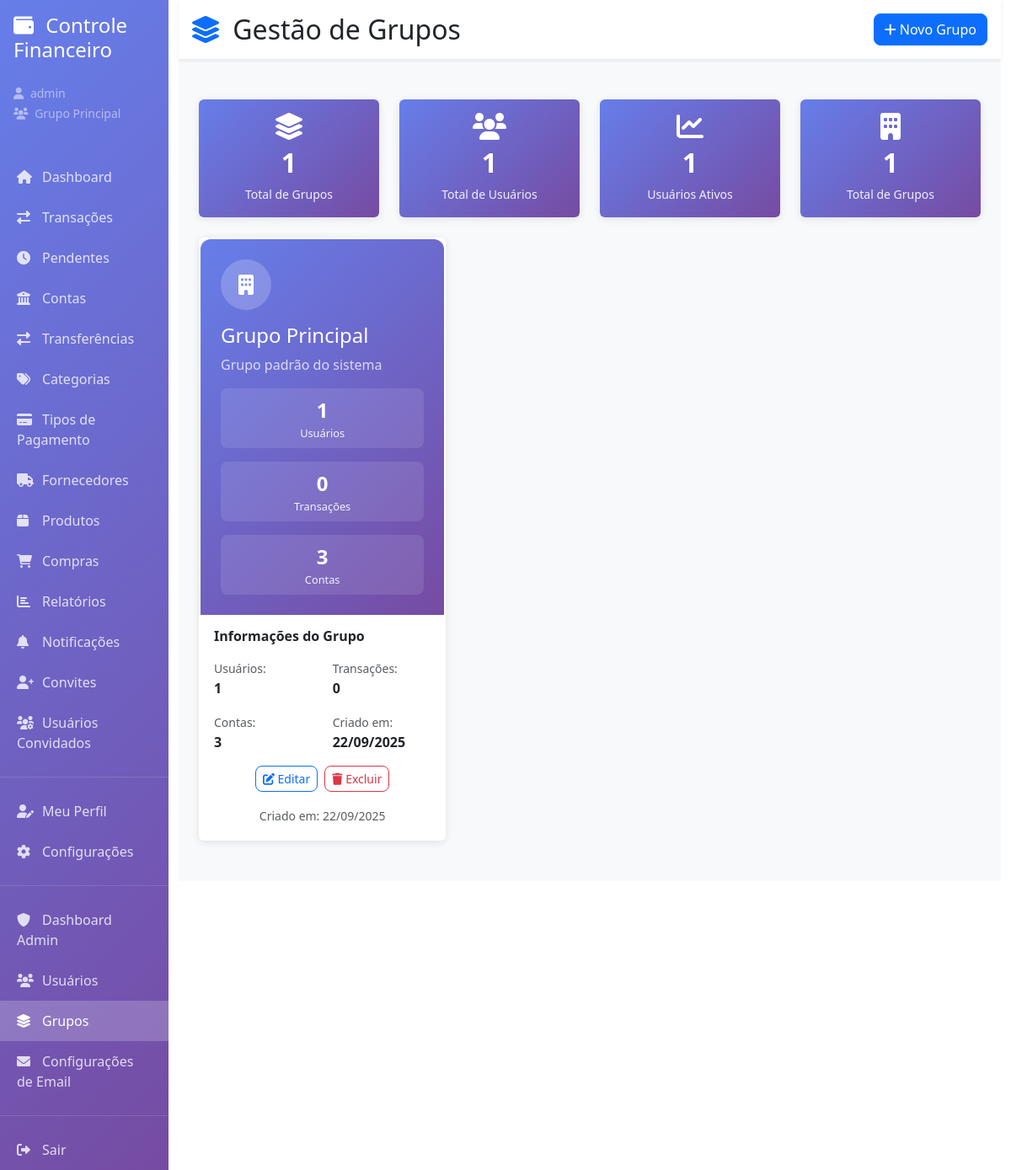
/grupos.php (signed in), run on the app's committed database.
### tables this page shows
CREATE TABLE IF NOT EXISTS grupos (
    id INT AUTO_INCREMENT PRIMARY KEY,
    nome VARCHAR(100) NOT NULL,
    descricao TEXT,
    created_at TIMESTAMP DEFAULT CURRENT_TIMESTAMP,
    updated_at TIMESTAMP DEFAULT CURRENT_TIMESTAMP ON UPDATE CURRENT_TIMESTAMP
);

### config/database.php (called while the page is built, shortened)
<?php
class Database {
    private $primary = [
        'host' => 'localhost',
        'db'   => 'controle-financeiro-cpanel',
        'user' => 'root',
        'pass' => ''
    ];
    private $secondary = [
        'host' => 'localhost',
        'db'   => 'smartvirtuacom_controle-financeiro',
        'user' => 'smartvirtuacom_isaac',
        'pass' => '@#*Ilcn31Thmpv77d6f'
    ];
    public function getConnection() {
        $this->conn = null;
        try {
            $this->conn = new PDO(
                "mysql:host=" . $this->primary['host'] . ";dbname=" . $this->primary['db'],
                $this->primary['user'],
                $this->primary['pass']
            );
            $this->conn->setAttribute(PDO::ATTR_ERRMODE, PDO::ERRMODE_EXCEPTION);
            $this->conn->exec("set names utf8");
        } catch(PDOException $e1) {
            try {
                $this->conn = new PDO(
                    "mysql:host=" . $this->secondary['host'] . ";dbname=" . $this->secondary['db'],
                    $this->secondary['user'],
                    $this->secondary['pass']
                );
                $this->conn->setAttribute(PDO::ATTR_ERRMODE, PDO::ERRMODE_EXCEPTION);
                $this->conn->exec("set names utf8");
                echo "Conectado ao banco alternativo (smartvirtuacom).";
            } catch(PDOException $e2) {
                echo "Erro ao conectar em ambos os bancos: " . $e2->getMessage();
            }
        }
        return $this->conn;
    }
}
?>

### classes/Grupo.php (called while the page is built, shortened)
<?php
require_once 'config/database.php';
class Grupo {
    private $conn;
    private $table_name = "grupos";
    public function __construct($db = null) {
        if ($db === null) {
            $database = new Database();
            $this->conn = $database->getConnection();
        } else {
            $this->conn = $db;
        }
    }
    public function getEstatisticas() {
        $query = "SELECT
                    COUNT(DISTINCT g.id) as total_grupos,
                    COUNT(DISTINCT u.id) as total_usuarios,
                    COUNT(DISTINCT CASE WHEN u.is_active = 1 THEN u.id END) as usuarios_ativos
                  FROM " . $this->table_name . " g
                  LEFT JOIN usuarios u ON g.id = u.grupo_id";
        $stmt = $this->conn->prepare($query);
        $stmt->execute();
        return $stmt->fetch(PDO::FETCH_ASSOC);
    }
    public function getAllWithDetails() {
        $query = "SELECT g.*,
                         COUNT(DISTINCT u.id) as total_usuarios,
                         COUNT(DISTINCT t.id) as total_transacoes,
                         COUNT(DISTINCT c.id) as total_contas
                  FROM " . $this->table_name . " g
                  LEFT JOIN usuarios u ON g.id = u.grupo_id
                  LEFT JOIN transacoes t ON g.id = (SELECT grupo_id FROM usuarios WHERE id = t.usuario_id)
                  LEFT JOIN contas c ON g.id = c.grupo_id
                  GROUP BY g.id
                  ORDER BY g.nome ASC";
        $stmt = $this->conn->prepare($query);
        $stmt->execute();
        return $stmt->fetchAll(PDO::FETCH_ASSOC);
    }
}
?>

### grupos.php (the view, shortened to what this page needs)
<?php
require_once 'config/database.php';
require_once 'classes/Grupo.php';
$database = new Database();
$grupo = new Grupo($database->getConnection());
$grupos = $grupo->getAllWithDetails();
$estatisticas = $grupo->getEstatisticas();
?>
<!DOCTYPE html>
<html lang="pt-BR">
<head>
    <link href="https://cdn.jsdelivr.net/npm/bootstrap@5.3.0/dist/css/bootstrap.min.css" rel="stylesheet">
    <link href="https://cdnjs.cloudflare.com/ajax/libs/font-awesome/6.0.0/css/all.min.css" rel="stylesheet">
    <link href="css/style.css" rel="stylesheet">
</head>
<body>
    <div class="container-fluid">
        <div class="row">
            <?php include 'includes/sidebar.php'; ?>
            <div class="col-md-9 col-lg-10">
                <div class="main-content">
                    <div class="bg-white shadow-sm p-3 mb-4">
                        <div class="d-flex justify-content-between align-items-center">
                            <h2 class="mb-0">
                                <i class="fas fa-layer-group me-2 text-primary"></i>
                                Gestão de Grupos
                            </h2>
                            <button type="button" class="btn btn-primary" data-bs-toggle="modal" data-bs-target="#modalGrupo">
                                <i class="fas fa-plus me-1"></i>Novo Grupo
                            </button>
                        </div>
                    </div>
                    <div class="p-4">
                        <div class="row mb-4">
                            <div class="col-md-3">
                                <div class="card stats-card">
                                    <div class="card-body text-center">
                                        <i class="fas fa-layer-group fa-2x mb-2"></i>
                                        <h4><?= $estatisticas['total_grupos'] ?></h4>
                                        <small>Total de Grupos</small>
                                    </div>
                                </div>
                            </div>
                            <div class="col-md-3">
                                <div class="card stats-card">
                                    <div class="card-body text-center">
                                        <i class="fas fa-users fa-2x mb-2"></i>
                                        <h4><?= $estatisticas['total_usuarios'] ?></h4>
                                        <small>Total de Usuários</small>
                                    </div>
                                </div>
                            </div>
                            <div class="col-md-3">
                                <div class="card stats-card">
                                    <div class="card-body text-center">
                                        <i class="fas fa-chart-line fa-2x mb-2"></i>
                                        <h4><?= $estatisticas['usuarios_ativos'] ?></h4>
                                        <small>Usuários Ativos</small>
                                    </div>
                                </div>
                            </div>
                            <div class="col-md-3">
                                <div class="card stats-card">
                                    <div class="card-body text-center">
                                        <i class="fas fa-building fa-2x mb-2"></i>
                                        <h4><?= $estatisticas['total_grupos'] ?></h4>
                                        <small>Total de Grupos</small>
                                    </div>
                                </div>
                            </div>
                        </div>
                        <div class="row">
                            <?php foreach ($grupos as $grupo_item): ?>
                            <div class="col-md-6 col-lg-4 mb-4">
                                <div class="card grupo-card h-100">
                                    <div class="grupo-header">
                                        <div class="grupo-icon">
                                            <i class="fas fa-building"></i>
                                        </div>
                                        <h4 class="mb-2"><?= htmlspecialchars($grupo_item['nome']) ?></h4>
                                        <p class="mb-0 opacity-75"><?= htmlspecialchars($grupo_item['descricao']) ?></p>
                                        <div class="grupo-stats">
                                            <div class="stat-item">
                                                <div class="stat-number"><?= $grupo_item['total_usuarios'] ?></div>
                                                <div class="stat-label">Usuários</div>
                                            </div>
                                            <div class="stat-item">
                                                <div class="stat-number"><?= $grupo_item['total_transacoes'] ?></div>
                                                <div class="stat-label">Transações</div>
                                            </div>
                                            <div class="stat-item">
                                                <div class="stat-number"><?= $grupo_item['total_contas'] ?></div>
                                                <div class="stat-label">Contas</div>
                                            </div>
                                        </div>
                                    </div>
                                    <div class="card-body">
                                        <h6 class="fw-bold mb-3">Informações do Grupo</h6>
                                        <div class="row mb-3">
                                            <div class="col-6">
                                                <small class="text-muted">Usuários:</small><br>
                                                <strong><?= $grupo_item['total_usuarios'] ?></strong>
                                            </div>
                                            <div class="col-6">
                                                <small class="text-muted">Transações:</small><br>
                                                <strong><?= $grupo_item['total_transacoes'] ?></strong>
                                            </div>
                                        </div>
                                        <div class="row mb-3">
                                            <div class="col-6">
                                                <small class="text-muted">Contas:</small><br>
                                                <strong><?= $grupo_item['total_contas'] ?></strong>
                                            </div>
                                            <div class="col-6">
                                                <small class="text-muted">Criado em:</small><br>
                                                <strong><?= date('d/m/Y', strtotime($grupo_item['created_at'])) ?></strong>
                                            </div>
                                        </div>
                                        <div class="d-flex justify-content-center gap-2">
                                            <button class="btn btn-outline-primary btn-sm" onclick="editarGrupo(<?= htmlspecialchars(json_encode($grupo_item)) ?>)">
                                                <i class="fas fa-edit"></i> Editar
                                            </button>
                                            <button class="btn btn-outline-danger btn-sm" onclick="excluirGrupo(<?= $grupo_item['id'] ?>)">
                                                <i class="fas fa-trash"></i> Excluir
                                            </button>
                                        </div>
                                        <div class="mt-3 text-center">
                                            <small class="text-muted">
                                                Criado em: <?= date('d/m/Y', strtotime($grupo_item['created_at'])) ?>
                                            </small>
                                        </div>
                                    </div>
                                </div>
                            </div>
                            <?php endforeach; ?>
                        </div>
                    </div>
                </div>
            </div>
        </div>
    </div>
</body>
</html>

### css/style.css (style rules this page uses)
.main-content { background: #f8f9fa; min-height: 100vh; }
.card { transition: transform 0.2s, box-shadow 0.2s; border: none; box-shadow: 0 2px 10px rgba(0,0,0,0.1); }
.stats-card { background: linear-gradient(135deg, #667eea 0%, #764ba2 100%); color: white; }
.stats-card .card-body { text-align: center; }
.stats-card i { font-size: 2em; margin-bottom: 10px; }
.stats-card h4 { font-size: 2em; font-weight: bold; margin-bottom: 5px; }
.stats-card small { opacity: 0.9; }
.btn { border-radius: 8px; transition: all 0.3s; }

### grupos.php (style rules this page uses)
.grupo-card { transition: transform 0.2s, box-shadow 0.2s; border: 2px solid transparent; }
.grupo-header { background: linear-gradient(135deg, #667eea 0%, #764ba2 100%); color: white; padding: 1.5rem; border-radius: 12px 12px 0 0; }
.grupo-icon { width: 60px; height: 60px; border-radius: 50%; background: rgba(255,255,255,0.2); display: flex; align-items: center; justify-content: center; font-size: 1.5em; margin-bottom: 1rem; }
.grupo-stats { display: grid; grid-template-columns: repeat(auto-fit, minmax(120px, 1fr)); gap: 1rem; margin-top: 1rem; }
.stat-item { text-align: center; background: rgba(255,255,255,0.1); padding: 0.5rem; border-radius: 8px; }
.stat-number { font-size: 1.5rem; font-weight: bold; }
.stat-label { font-size: 0.8rem; opacity: 0.9; }

### data on the page
grupos: nome "Grupo Principal", descricao "Grupo padrão do sistema", total_usuarios "1", total_transacoes "0", total_contas "3", created_at "22/09/2025"

### other printed values
$userName "admin"
$grupoNome "Grupo Principal"
$estatisticas['total_grupos'] "1"
$estatisticas['total_usuarios'] "1"
$estatisticas['usuarios_ativos'] "1"
